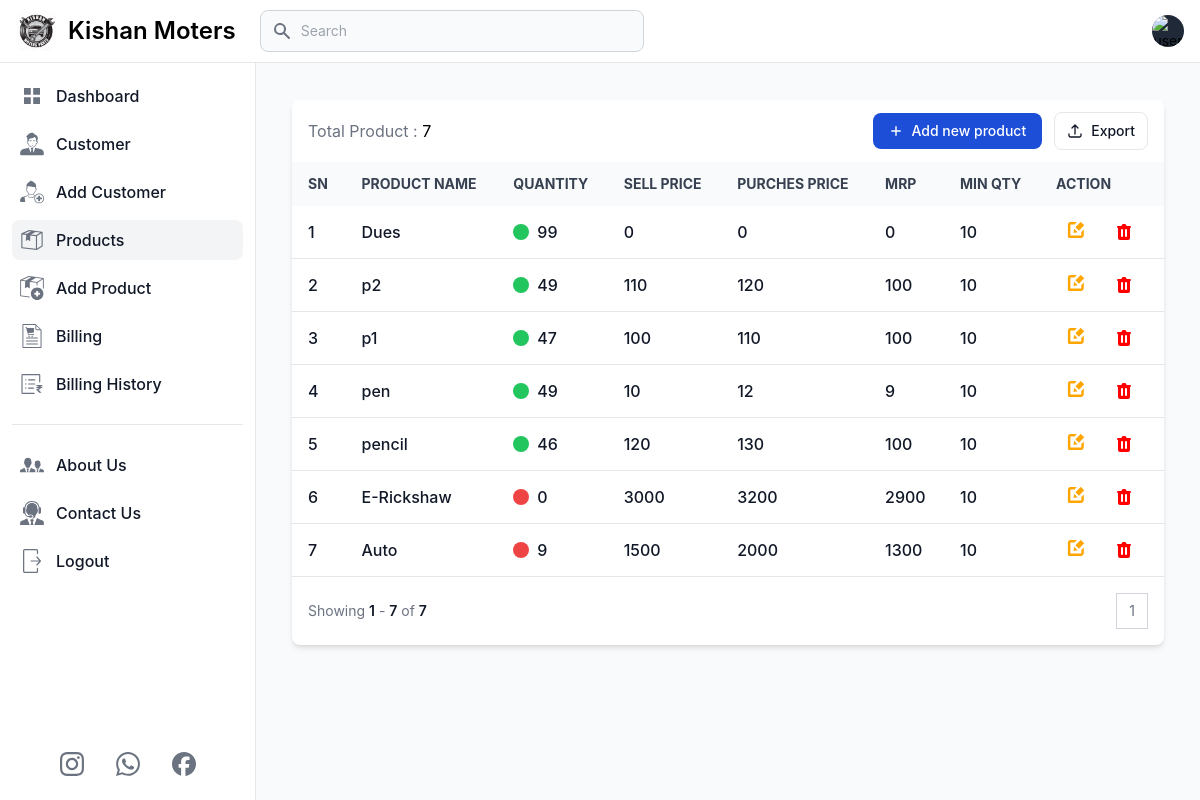
Page /products (signed in) on the earlier database version.
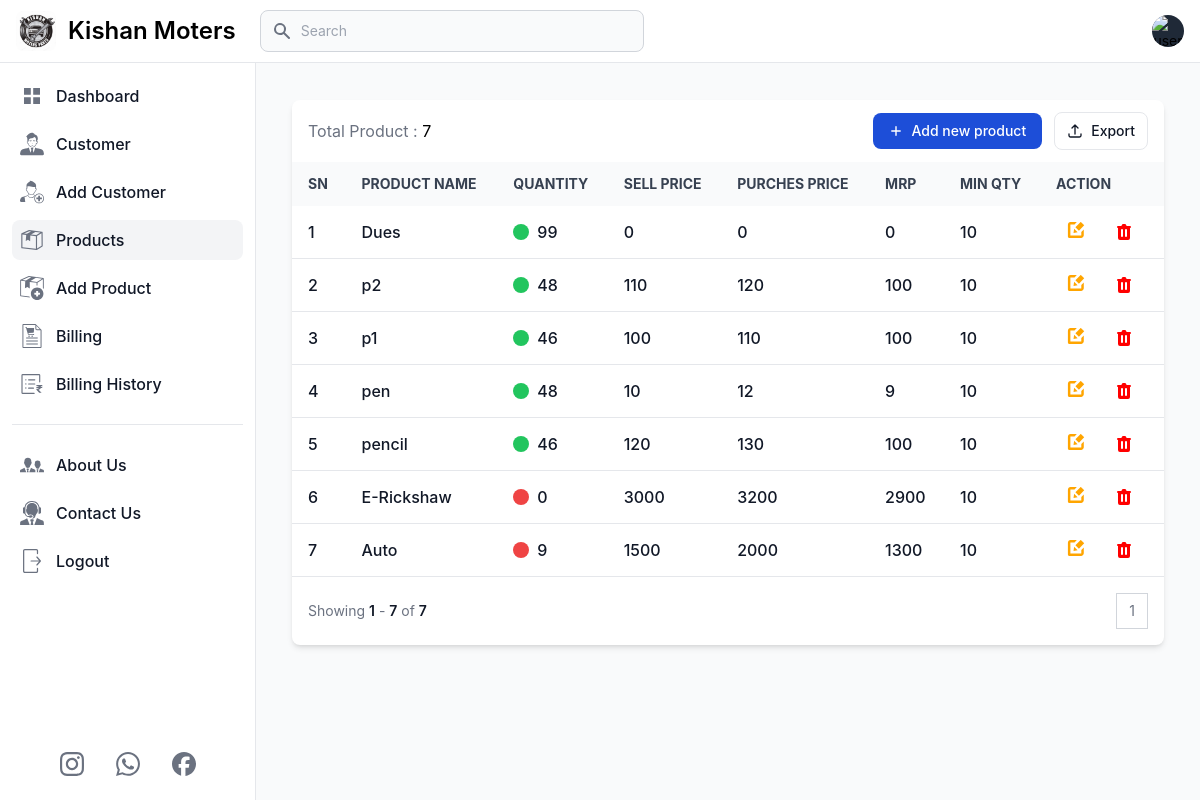
Same page on the later database version.
### app.py (models this page shows, shortened)
class Products(db.Model):
    prod_id = db.Column(db.Integer, primary_key=True)
    user_id = db.Column(db.Integer, db.ForeignKey('user.id'), nullable=False)
    prod_name = db.Column(db.String(100), nullable=False)
    prod_quantity = db.Column(db.Integer, nullable=False)
    prod_sell_price = db.Column(db.Integer, nullable=False)
    prod_mrp = db.Column(db.Integer, nullable=False)
    prod_buy_price = db.Column(db.Integer, nullable=False)
    prod_min_quantity = db.Column(db.Integer, nullable=False)

### app.py (the view)
@app.route('/products', methods=['GET', 'POST'])
def products():
    if 'email' in session:
        user = User.query.filter_by(email=session['email']).first()
        page = request.args.get('page', 1, type=int)
        products = Products.query.filter(Products.user_id == user.id).order_by(Products.prod_id.desc()).paginate(page=page, per_page=10)
        total_product = Products.query.filter(Products.user_id == user.id).count()
        return render_template('product.html', title='Products', current_page='products',
                               user=user, products=products, total_product=total_product, min=min, enumerate=enumerate)
    else:
        flash('You need to login first.', 'error')
        return redirect('/login')

### templates/product.html (shortened to what the changed rows need)
{% extends 'layout.html' %}
{% block content %}
<main class="p-4 md:ml-64 h-auto pt-20">
    <div class="m-2 md:m-5 max-w-screen-2xl">
        <div class="relative overflow-hidden bg-white shadow-md dark:bg-gray-800 rounded-lg">
            <div class="overflow-x-auto">
                <table class="w-full text-sm text-left text-gray-500 dark:text-gray-400">
                    <thead
                        class="text-xs md:text-sm text-gray-700 uppercase bg-gray-50 dark:bg-gray-700 dark:text-gray-400">
                        <tr>
                            <th scope="col" class="px-4 py-3 whitespace-nowrap">SN</th>
                            <th scope="col" class="px-4 py-3 whitespace-nowrap">Product Name</th>
                            <th scope="col" class="px-4 py-3 whitespace-nowrap">Quantity</th>
                            <th scope="col" class="px-4 py-3 whitespace-nowrap">Sell Price</th>
                            <th scope="col" class="px-4 py-3 whitespace-nowrap">Purches Price</th>
                            <th scope="col" class="px-4 py-3 whitespace-nowrap">MRP</th>
                            <th scope="col" class="px-4 py-3 whitespace-nowrap">Min Qty</th>
                            <th scope="col" class="px-4 py-3 whitespace-nowrap">Action</th>
                        </tr>
                    </thead>
                    <tbody>
                        {% if products.items %}
                            {% for index, product in enumerate(products.items, start=(products.page - 1) * products.per_page + 1) %}
                            <tr class="border-b text-base dark:border-gray-600 hover:bg-gray-100 dark:hover:bg-gray-700">
                                <td class="px-4 py-2 font-medium text-gray-900 whitespace-nowrap dark:text-white">
                                    <div class="flex items-center">
                                        {{ index}}
                                    </div>
                                </td>
                                <th scope="row"
                                    class="px-4 py-2 font-medium text-gray-900 whitespace-nowrap dark:text-white">
                                    <div class="flex items-center">
                                        {{product.prod_name}}
                                    </div>
                                </th>
                                <td class="px-4 py-2 font-medium text-gray-900 whitespace-nowrap dark:text-white">
                                    <div class="flex items-center">
                                        <div class="inline-block w-4 h-4 mr-2 {%if product.prod_quantity>product.prod_min_quantity%} bg-green-500 {% else %} bg-red-500 {% endif %} rounded-full"></div>
                                        {{product.prod_quantity}}
                                    </div>
                                </td>
                                <td class="px-4 py-2 font-medium text-gray-900 whitespace-nowrap dark:text-white">
                                    <div class="flex items-center">
                                        {{product.prod_sell_price}}
                                    </div>
                                </td>
                                <td class="px-4 py-2 font-medium text-gray-900 whitespace-nowrap dark:text-white">
                                    <div class="flex items-center">
                                        {{product.prod_mrp}}
                                    </div>
                                </td>
                                <td class="px-4 py-2 font-medium text-gray-900 whitespace-nowrap dark:text-white">
                                    <div class="flex items-center">
                                        {{product.prod_buy_price}}
                                    </div>
                                </td>
                                <td class="px-4 py-2 font-medium text-gray-900 whitespace-nowrap dark:text-white">
                                    <div class="flex items-center">
                                        {{product.prod_min_quantity}}
                                    </div>
                                </td>
                                <td class="px-4 py-2 font-medium text-gray-900 whitespace-nowrap dark:text-white flex">
                                    <div class="mr-2 p-2 hover:bg-slate-800 hover:rounded-md">
                                        <a href="{{ url_for('edit_product', prod_id=product.prod_id)}}">
                                            <button class="flex justify-center items-center">
                                            </button>
                                        </a>
                                    </div>
                                    <div class="flex justify-center p-2 hover:bg-slate-800 hover:rounded-md">
                                        <button  id="deleteButton-{{ product.prod_id }}" data-modal-target="deleteModal-{{ product.prod_id }}"
                                            data-modal-toggle="deleteModal-{{ product.prod_id }}">
                                        </button>
                                    </div>
                                </td>
                            </tr>
                            {% endfor %}
                        {% else %}
                            <tr>
                                <td colspan="8" class="text-center p-5">No Product Found.</td>
                            </tr>
                        {% endif %}
                    </tbody>
                </table>
            </div>
        </div>
    </div>
</main>
{% endblock %}

Differences in the rows shown:
changed Products (number 2 of 7 on the later page): prod_quantity "49" → "48"
changed Products (number 3 of 7 on the later page): prod_quantity "47" → "46"
changed Products "pen": prod_quantity "49" → "48"
